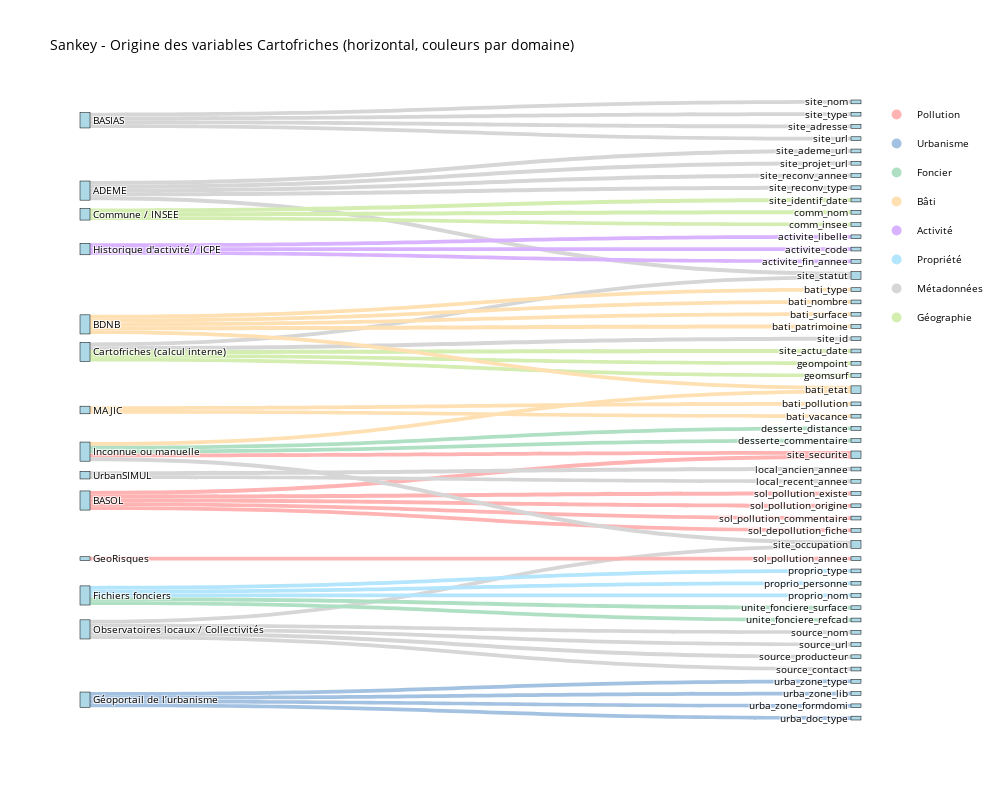

Write notebook code for a chart like this one.
### Markdown cell above
Le jeu de donnée gouvernementale comprend 50 colonnes 
'Afin de constituer une base nationale de pré-recensement des friches, le Cerema s'est appuyé sur deux sources de données :

**BASOL** est une base de données nationale sur les sites et sols potentiellement pollués appelant une action des pouvoirs publics, produites par le Ministère de la Transition Ecologique ; les données utilisées sont issues du travail de consolidation de la base réalisé par le collectif Lou Dupont, et diffusé sur data.gouv.fr ;  
**BASIAS** est une base de données de l’inventaire historique des sites industriels et activités de service, produites par le Ministère de la Transition Ecologique et le BRGM ;  les données utilisées sont également issues du travail de consolidation de la base réalisé par le collectif Lou Dupont, et diffusé sur data.gouv.fr.'  

__ref__ https://artificialisation.developpement-durable.gouv.fr/agir-et-etre-accompagne/cartofriches/donnees-utilisees

### Code cell
# Dictionnaire source → variables
source_variable_links = {
    "ADEME": ["site_ademe_url", "site_projet_url", "site_reconv_annee", "site_reconv_type", "site_statut"],
    "BASIAS": ["site_nom", "site_type", "site_adresse", "site_url"],
    "BASOL": ["site_securite", "sol_pollution_existe", "sol_pollution_origine", "sol_pollution_commentaire", "sol_depollution_fiche"],
    "Observatoires locaux / Collectivités": ["source_nom", "source_producteur", "source_contact", "site_occupation", "source_url"],
    "UrbanSIMUL": ["local_ancien_annee", "local_recent_annee"],
    "Cartofriches (calcul interne)": ["site_id", "site_actu_date", "geompoint", "geomsurf", "site_statut"],
    "Commune / INSEE": ["comm_nom", "comm_insee", "site_identif_date"],
    "Fichiers fonciers": ["proprio_type", "proprio_personne", "proprio_nom", "unite_fonciere_refcad", "unite_fonciere_surface"],
    "GeoRisques": ["sol_pollution_annee"],
    "Géoportail de l’urbanisme": ["urba_zone_type", "urba_zone_lib", "urba_zone_formdomi", "urba_doc_type"],
    "BDNB": ["bati_type", "bati_nombre", "bati_surface", "bati_etat", "bati_patrimoine"],
    "MAJIC": ["bati_pollution", "bati_vacance"],
    "Historique d'activité / ICPE": ["activite_libelle", "activite_code", "activite_fin_annee"],
    "Inconnue ou manuelle": ["site_securite", "site_occupation", "bati_etat", "desserte_distance", "desserte_commentaire"]
}

# Dictionnaire domaine → variables
domain_variables = {
    "Pollution": ["site_securite", "sol_pollution_existe", "sol_pollution_origine", "sol_pollution_commentaire", "sol_pollution_annee", "sol_depollution_fiche"],
    "Urbanisme": ["urba_zone_type", "urba_zone_lib", "urba_zone_formdomi", "urba_doc_type"],
    "Foncier": ["unite_fonciere_refcad", "unite_fonciere_surface", "desserte_distance", "desserte_commentaire"],
    "Bâti": ["bati_type", "bati_nombre", "bati_surface", "bati_pollution", "bati_vacance", "bati_patrimoine", "bati_etat"],
    "Activité": ["activite_libelle", "activite_code", "activite_fin_annee"],
    "Propriété": ["proprio_type", "proprio_personne", "proprio_nom"],
    "Métadonnées": ["source_nom", "source_url", "source_producteur", "source_contact", "site_ademe_url", "site_projet_url", "site_url", "site_id", "site_statut", "site_nom", "site_type", "site_adresse", "site_occupation", "site_reconv_annee", "site_reconv_type"],
    "Géographie": ["comm_nom", "comm_insee", "site_identif_date", "site_actu_date", "geompoint", "geomsurf"]
}

# Couleurs par domaine
domain_colors = {
    "Pollution": "#FFB3B3", "Urbanisme": "#A3C1E1", "Foncier": "#B0E0C4", "Bâti": "#FFE0B2",
    "Activité": "#D9B3FF", "Propriété": "#B3E5FC", "Métadonnées": "#D6D6D6", "Géographie": "#D4EDB0"
}


# Inversion pour avoir variable → domaine
variable_domains = {var: domain for domain, vars in domain_variables.items() for var in vars}

# Construction des liens
sources, targets, values, link_colors = [], [], [], []
for source, vars in source_variable_links.items():
    for var in vars:
        sources.append(source)
        targets.append(var)
        values.append(1)

        domain = variable_domains.get(var, "Métadonnées")
        if domain not in domain_colors:
            print(f"[⚠️] Domaine inconnu : {domain}")
        color = domain_colors.get(domain, "lightgray")
        link_colors.append(color)

# Ordre des labels (source d’abord, cibles ensuite, sans doublons)
ordered_sources = list(source_variable_links.keys())
ordered_targets = [
    'site_id', 'site_nom', 'site_type', 'site_adresse', 'site_identif_date',
    'site_actu_date', 'site_url', 'site_ademe_url', 'site_securite',
    'site_occupation', 'site_statut', 'site_projet_url',
    'site_reconv_annee', 'site_reconv_type', 'activite_libelle',
    'activite_code', 'activite_fin_annee', 'comm_nom', 'comm_insee',
    'bati_type', 'bati_nombre', 'bati_surface', 'bati_pollution',
    'bati_vacance', 'bati_patrimoine', 'bati_etat', 'local_ancien_annee',
    'local_recent_annee', 'proprio_type', 'proprio_personne', 'proprio_nom',
    'sol_pollution_annee', 'sol_pollution_existe', 'sol_pollution_origine',
    'sol_pollution_commentaire', 'sol_depollution_fiche',
    'unite_fonciere_surface', 'unite_fonciere_refcad', 'urba_zone_type',
    'urba_zone_lib', 'urba_zone_formdomi', 'urba_doc_type',
    'desserte_distance', 'desserte_commentaire', 'source_nom', 'source_url',
    'source_producteur', 'source_contact', 'geompoint', 'geomsurf']

labels = ordered_sources + ordered_targets
label_indices = {label: i for i, label in enumerate(labels)}
source_ids = [label_indices[s] for s in sources]
target_ids = [label_indices[t] for t in targets]

# Sankey plot
fig = go.Figure(data=[go.Sankey(
    orientation='h',
    arrangement="snap",
    node=dict(
        pad=30,
        thickness=10,
        line=dict(color="black", width=0.5),
        label=labels,
        color="lightblue"
    ),
    link=dict(
        source=source_ids,
        target=target_ids,
        value=values,
        color=link_colors
    )
)])

# Légende des domaines
for domain, color in domain_colors.items():
    fig.add_trace(go.Scatter(
        x=[None], y=[None],
        mode='markers',
        marker=dict(size=10, color=color),
        legendgroup=domain,
        showlegend=True,
        name=domain
    ))

# Mise en forme
fig.update_layout(
    title_text="Sankey - Origine des variables Cartofriches (horizontal, couleurs par domaine)",
    font_size=10,
    width=1000,
    height=800,
    plot_bgcolor='white',
    paper_bgcolor='white',
    font=dict(color='black'),
    xaxis=dict(showgrid=False, zeroline=False, visible=False),
    yaxis=dict(showgrid=False, zeroline=False, visible=False),
)

fig.write_html("/mnt/data/sankey_cartofriches_horizontal_domaine.html")
fig.show()

### Figure 1 — Plotly figure (JSON) as saved in the notebook; plotly's stock layout.template omitted (floating-point values rounded to 4 significant figures)
{"data": [{"arrangement": "snap", "link": {"color": ["#D6D6D6", "#D6D6D6", "#D6D6D6", "#D6D6D6", "#D6D6D6", "#D6D6D6", "#D6D6D6", "#D6D6D6", "#D6D6D6", "#FFB3B3", "#FFB3B3", "#FFB3B3", "#FFB3B3", "#FFB3B3", "#D6D6D6", "#D6D6D6", "#D6D6D6", "#D6D6D6", "#D6D6D6", "#D6D6D6", "#D6D6D6", "#D6D6D6", "#D4EDB0", "#D4EDB0", "#D4EDB0", "#D6D6D6", "#D4EDB0", "#D4EDB0", "#D4EDB0", "#B3E5FC", "#B3E5FC", "#B3E5FC", "#B0E0C4", "#B0E0C4", "#FFB3B3", "#A3C1E1", "#A3C1E1", "#A3C1E1", "#A3C1E1", "#FFE0B2", "#FFE0B2", "#FFE0B2", "#FFE0B2", "#FFE0B2", "#FFE0B2", "#FFE0B2", "#D9B3FF", "#D9B3FF", "#D9B3FF", "#FFB3B3", "#D6D6D6", "#FFE0B2", "#B0E0C4", "#B0E0C4"], "source": [0, 0, 0, 0, 0, 1, 1, 1, 1, 2, 2, 2, 2, 2, 3, 3, 3, 3, 3, 4, 4, 5, 5, 5, 5, 5, 6, 6, 6, 7, 7, 7, 7, 7, 8, 9, 9, 9, 9, 10, 10, 10, 10, 10, 11, 11, 12, 12, 12, 13, 13, 13, 13, 13], "target": [21, 25, 26, 27, 24, 15, 16, 17, 20, 22, 46, 47, 48, 49, 58, 60, 61, 23, 59, 40, 41, 14, 19, 62, 63, 24, 31, 32, 18, 42, 43, 44, 51, 50, 45, 52, 53, 54, 55, 33, 34, 35, 39, 38, 36, 37, 28, 29, 30, 22, 23, 39, 56, 57], "value": [1, 1, 1, 1, 1, 1, 1, 1, 1, 1, 1, 1, 1, 1, 1, 1, 1, 1, 1, 1, 1, 1, 1, 1, 1, 1, 1, 1, 1, 1, 1, 1, 1, 1, 1, 1, 1, 1, 1, 1, 1, 1, 1, 1, 1, 1, 1, 1, 1, 1, 1, 1, 1, 1]}, "node": {"color": "lightblue", "label": ["ADEME", "BASIAS", "BASOL", "Observatoires locaux / Collectivités", "UrbanSIMUL", "Cartofriches (calcul interne)", "Commune / INSEE", "Fichiers fonciers", "GeoRisques", "Géoportail de l’urbanisme", "BDNB", "MAJIC", "Historique d'activité / ICPE", "Inconnue ou manuelle", "site_id", "site_nom", "site_type", "site_adresse", "site_identif_date", "site_actu_date", "site_url", "site_ademe_url", "site_securite", "site_occupation", "site_statut", "site_projet_url", "site_reconv_annee", "site_reconv_type", "activite_libelle", "activite_code", "activite_fin_annee", "comm_nom", "comm_insee", "bati_type", "bati_nombre", "bati_surface", "bati_pollution", "bati_vacance", "bati_patrimoine", "bati_etat", "local_ancien_annee", "local_recent_annee", "proprio_type", "proprio_personne", "proprio_nom", "sol_pollution_annee", "sol_pollution_existe", "sol_pollution_origine", "sol_pollution_commentaire", "sol_depollution_fiche", "unite_fonciere_surface", "unite_fonciere_refcad", "urba_zone_type", "urba_zone_lib", "urba_zone_formdomi", "urba_doc_type", "desserte_distance", "desserte_commentaire", "source_nom", "source_url", "source_producteur", "source_contact", "geompoint", "geomsurf"], "line": {"color": "black", "width": 0.5}, "pad": 30, "thickness": 10}, "orientation": "h", "type": "sankey"}, {"legendgroup": "Pollution", "marker": {"color": "#FFB3B3", "size": 10}, "mode": "markers", "name": "Pollution", "showlegend": true, "type": "scatter", "x": [null], "y": [null]}, {"legendgroup": "Urbanisme", "marker": {"color": "#A3C1E1", "size": 10}, "mode": "markers", "name": "Urbanisme", "showlegend": true, "type": "scatter", "x": [null], "y": [null]}, {"legendgroup": "Foncier", "marker": {"color": "#B0E0C4", "size": 10}, "mode": "markers", "name": "Foncier", "showlegend": true, "type": "scatter", "x": [null], "y": [null]}, {"legendgroup": "Bâti", "marker": {"color": "#FFE0B2", "size": 10}, "mode": "markers", "name": "Bâti", "showlegend": true, "type": "scatter", "x": [null], "y": [null]}, {"legendgroup": "Activité", "marker": {"color": "#D9B3FF", "size": 10}, "mode": "markers", "name": "Activité", "showlegend": true, "type": "scatter", "x": [null], "y": [null]}, {"legendgroup": "Propriété", "marker": {"color": "#B3E5FC", "size": 10}, "mode": "markers", "name": "Propriété", "showlegend": true, "type": "scatter", "x": [null], "y": [null]}, {"legendgroup": "Métadonnées", "marker": {"color": "#D6D6D6", "size": 10}, "mode": "markers", "name": "Métadonnées", "showlegend": true, "type": "scatter", "x": [null], "y": [null]}, {"legendgroup": "Géographie", "marker": {"color": "#D4EDB0", "size": 10}, "mode": "markers", "name": "Géographie", "showlegend": true, "type": "scatter", "x": [null], "y": [null]}], "layout": {"font": {"color": "black", "size": 10}, "height": 800, "paper_bgcolor": "white", "plot_bgcolor": "white", "title": {"text": "Sankey - Origine des variables Cartofriches (horizontal, couleurs par domaine)"}, "width": 1000, "xaxis": {"autorange": true, "range": [-1, 6], "showgrid": false, "visible": false, "zeroline": false}, "yaxis": {"autorange": true, "range": [-1, 4], "showgrid": false, "visible": false, "zeroline": false}}}
